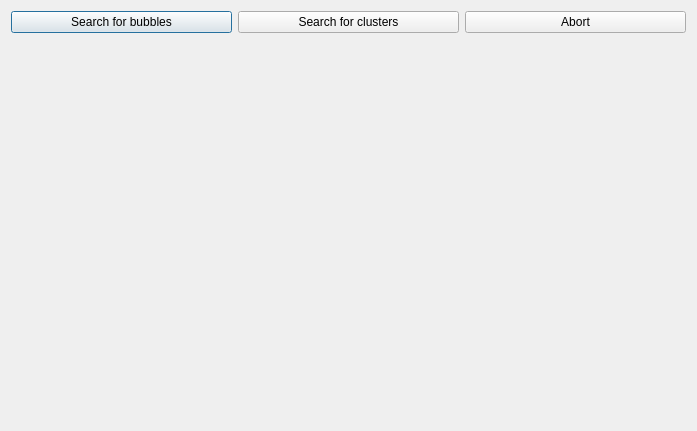
<?xml version="1.0" encoding="UTF-8"?>
<ui version="4.0">
 <class>WavegenDialog</class>
 <widget class="QDialog" name="WavegenDialog">
  <property name="geometry">
   <rect>
    <x>0</x>
    <y>0</y>
    <width>697</width>
    <height>431</height>
   </rect>
  </property>
  <property name="windowTitle">
   <string>Voltage clamp waveform generation</string>
  </property>
  <layout class="QGridLayout" name="gridLayout">
   <item row="0" column="0">
    <widget class="QPushButton" name="btnBubble">
     <property name="text">
      <string>Search for bubbles</string>
     </property>
    </widget>
   </item>
   <item row="0" column="1">
    <widget class="QPushButton" name="btnCluster">
     <property name="text">
      <string>Search for clusters</string>
     </property>
    </widget>
   </item>
   <item row="0" column="2">
    <widget class="QPushButton" name="btnAbort">
     <property name="text">
      <string>Abort</string>
     </property>
    </widget>
   </item>
   <item row="1" column="0" colspan="3">
    <widget class="WavegenProgressPlotter" name="progressPlotter" native="true"/>
   </item>
  </layout>
 </widget>
 <customwidgets>
  <customwidget>
   <class>WavegenProgressPlotter</class>
   <extends>QWidget</extends>
   <header>wavegenprogressplotter.h</header>
   <container>1</container>
  </customwidget>
 </customwidgets>
 <resources/>
 <connections/>
</ui>
